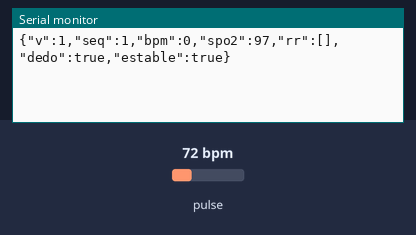
A sketch run on a simulated ESP32. On the bench: the last lines printed to the serial monitor. The inputs (shaded band) are chosen by the test bench; at power-on: pulse 72 bpm. Nothing arrives over Bluetooth unless stated.

Above: at 1.5 s.
1.6 s: pulse set to 158 bpm
At 3.1 s:
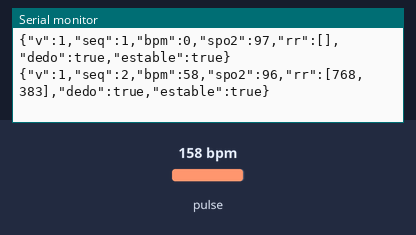
4.6 s: pulse set to 42 bpm
At 6.1 s:
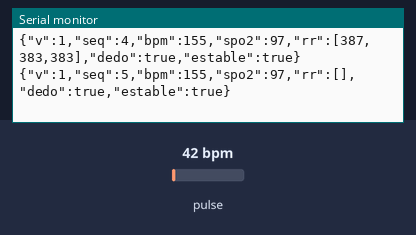
Timing chart, 0 to 7.6 s (numbered marks = the images above; inputs shaded):
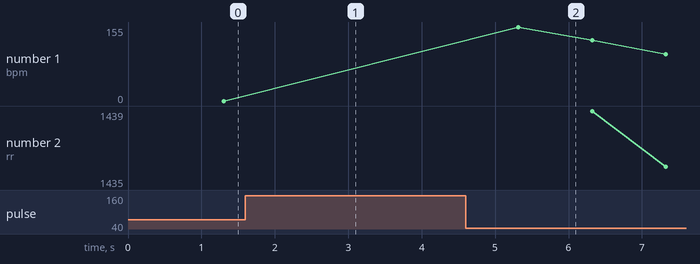

Measured:
- after the input at 1.6 s, the serial monitor: prints a new line after 0.70 s (image 1)
- after the input at 4.6 s, the serial monitor: prints a new line after 0.72 s (image 2)
- plotted number 1: 0 → 41 after the input at 4.6 s

The sketch:

TT_Sensor_v1.ino
```cpp
#include <Wire.h>
#include <MAX30105.h>
#include "heartRate.h"
#include "BluetoothSerial.h"

#if !defined(CONFIG_BT_ENABLED) || !defined(CONFIG_BLUEDROID_ENABLED)
#error Bluetooth clásico no está habilitado. En Arduino IDE: Tools -> seleccionar una placa ESP32 con Bluetooth.
#endif

BluetoothSerial SerialBT;
MAX30105 particleSensor;

#define SDA_PIN 32
#define SCL_PIN 33

const long UMBRAL_DEDO = 50000;
const long RR_MIN_MS = 300;
const long RR_MAX_MS = 2000;
const long UMBRAL_VARIACION_IR = 15000;
const long MIN_SENIAL_SPO2 = 10000;

// Estado de Latidos
unsigned long ultimoLatidoMs = 0;
float bpmInstantaneo = 0;
int bpmPromedio = 0;

const byte TAM_PROMEDIO = 4;
byte historialBpm[TAM_PROMEDIO];
byte idxBpm = 0;

// Historial para suavizado de SpO2
byte historialSpo2[TAM_PROMEDIO];
byte idxSpo2 = 0;

const int MAX_RR_POR_SEGUNDO = 10;
long rrDelSegundo[MAX_RR_POR_SEGUNDO];
int cuentaRr = 0;

// Estado de Calidad
int spo2Actual = 0;
bool dedoPresente = false;
long irAnterior = 0;
bool senalEstable = false;

// Temporizador
unsigned long ultimoEnvioMs = 0;
const unsigned long INTERVALO_ENVIO_MS = 1000;
unsigned long numeroSecuencia = 0;

int muestrasConDedo = 0;
int muestrasEstables = 0;
int muestrasTotales = 0;

void setup() {
  Serial.begin(115200);
  delay(300);

  SerialBT.begin("TT_SENSOR_CLASICO 1");

  Wire.begin(SDA_PIN, SCL_PIN);

  if (!particleSensor.begin(Wire, I2C_SPEED_FAST)) {
    Serial.println("ERROR: no se encontro el MAX30102. Revisa el cableado I2C.");
    while (1) { delay(1000); }
  }

  // Ajuste de brillo a 0x24 (~7.2 mA) para mejorar relación señal-ruido en tejido amplio
  particleSensor.setup(0x24, 4, 2, 400, 411, 4096);
  particleSensor.setPulseAmplitudeRed(0x24);
  particleSensor.setPulseAmplitudeIR(0x24);
  particleSensor.setPulseAmplitudeGreen(0);

  ultimoEnvioMs = millis();
}

void loop() {
  long irValue  = particleSensor.getIR();
  long redValue = particleSensor.getRed();

  muestrasTotales++;

  // 1) Presencia de dedo
  bool hayDedoAhora = (irValue > UMBRAL_DEDO);
  if (hayDedoAhora) muestrasConDedo++;

  // 2) Estabilidad de señal
  bool estableAhora = false;
  if (hayDedoAhora && irAnterior > 0) {
    long variacion = abs(irValue - irAnterior);
    estableAhora = (variacion < UMBRAL_VARIACION_IR);
    if (estableAhora) muestrasEstables++;
  }
  irAnterior = irValue;

  // 3) Detección de latido y RR
  if (hayDedoAhora && checkForBeat(irValue)) {
    unsigned long ahora = millis();

    if (ultimoLatidoMs > 0) {
      long rr = (long)(ahora - ultimoLatidoMs);

      if (rr >= RR_MIN_MS && rr <= RR_MAX_MS) {
        if (cuentaRr < MAX_RR_POR_SEGUNDO) {
          rrDelSegundo[cuentaRr++] = rr;
        }

        bpmInstantaneo = 60000.0 / (float)rr;
        if (bpmInstantaneo > 40 && bpmInstantaneo < 180) {
          historialBpm[idxBpm++] = (byte)bpmInstantaneo;
          idxBpm %= TAM_PROMEDIO;

          int suma = 0;
          for (byte i = 0; i < TAM_PROMEDIO; i++) suma += historialBpm[i];
          bpmPromedio = suma / TAM_PROMEDIO;
        }
      }
    }
    ultimoLatidoMs = ahora;
  }

// 4) Cálculo de SpO2 Calibrado (Ajuste para MAX30102 en dedo)
  if (hayDedoAhora && redValue > MIN_SENIAL_SPO2 && irValue > MIN_SENIAL_SPO2) {
    float R = (float)redValue / (float)irValue;

    // Curva ajustada: incrementa la constante base para elevar el piso de oxigenación a ~95%
    int spo2Calc = (int)(115.0 - (20.0 * R));

    if (spo2Calc > 100) spo2Calc = 100;
    if (spo2Calc < 80)  spo2Calc = 80;

    // Promedio móvil para estabilizar la lectura
    historialSpo2[idxSpo2++] = (byte)spo2Calc;
    idxSpo2 %= TAM_PROMEDIO;
    int sumaSpo2 = 0;
    for (byte i = 0; i < TAM_PROMEDIO; i++) sumaSpo2 += historialSpo2[i];
    spo2Actual = sumaSpo2 / TAM_PROMEDIO;
  }

  // 5) Envío a 1 Hz
  unsigned long ahoraMs = millis();
  if (ahoraMs - ultimoEnvioMs >= INTERVALO_ENVIO_MS) {
    ultimoEnvioMs = ahoraMs;

    dedoPresente = (muestrasTotales > 0) && (muestrasConDedo * 2 > muestrasTotales);
    senalEstable = dedoPresente && (muestrasEstables * 2 > muestrasTotales);

    int bpmEnvio  = dedoPresente ? bpmPromedio : 0;
    int spo2Envio = dedoPresente ? spo2Actual  : 0;

    enviarPaquete(bpmEnvio, spo2Envio, dedoPresente, senalEstable);

    cuentaRr = 0;
    muestrasConDedo = 0;
    muestrasEstables = 0;
    muestrasTotales = 0;

    if (!dedoPresente) {
      ultimoLatidoMs = 0;
      bpmPromedio = 0;
      spo2Actual = 0;
    }
  }
}

void enviarPaquete(int bpm, int spo2, bool dedo, bool estable) {
  numeroSecuencia++;

  String rrStr = "[";
  for (int i = 0; i < cuentaRr; i++) {
    if (i > 0) rrStr += ",";
    rrStr += String(rrDelSegundo[i]);
  }
  rrStr += "]";

  String linea = "{\"v\":1";
  linea += ",\"seq\":" + String(numeroSecuencia);
  linea += ",\"bpm\":" + String(bpm);
  linea += ",\"spo2\":" + String(spo2);
  linea += ",\"rr\":" + rrStr;
  linea += ",\"dedo\":" + String(dedo ? "true" : "false");
  linea += ",\"estable\":" + String(estable ? "true" : "false");
  linea += "}";

  if (SerialBT.hasClient()) {
    SerialBT.println(linea);
  }

  Serial.println(linea);
}
```
